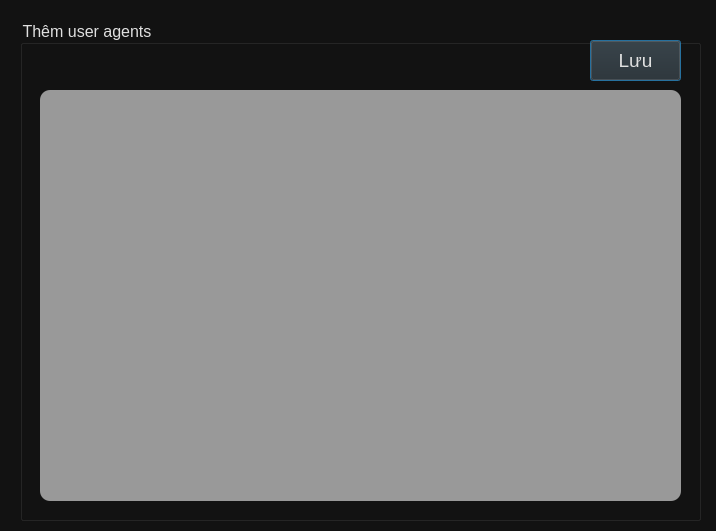
<?xml version="1.0" encoding="UTF-8"?>
<ui version="4.0">
 <class>Dialog</class>
 <widget class="QDialog" name="Dialog">
  <property name="geometry">
   <rect>
    <x>0</x>
    <y>0</y>
    <width>716</width>
    <height>531</height>
   </rect>
  </property>
  <property name="windowTitle">
   <string>Dialog</string>
  </property>
  <property name="styleSheet">
   <string notr="true">background-color: #121212	</string>
  </property>
  <widget class="QGroupBox" name="addUserAgentGroupBox">
   <property name="geometry">
    <rect>
     <x>20</x>
     <y>20</y>
     <width>681</width>
     <height>501</height>
    </rect>
   </property>
   <property name="font">
    <font>
     <pointsize>12</pointsize>
    </font>
   </property>
   <property name="styleSheet">
    <string notr="true">color:#E0E0E0</string>
   </property>
   <property name="title">
    <string>Thêm user agents</string>
   </property>
   <widget class="QPushButton" name="saveUABtn">
    <property name="geometry">
     <rect>
      <x>570</x>
      <y>20</y>
      <width>91</width>
      <height>41</height>
     </rect>
    </property>
    <property name="font">
     <font>
      <pointsize>14</pointsize>
     </font>
    </property>
    <property name="styleSheet">
     <string notr="true">background-color: #272727;color:#E0E0E0</string>
    </property>
    <property name="text">
     <string>Lưu</string>
    </property>
   </widget>
   <widget class="QTextEdit" name="inputUA">
    <property name="geometry">
     <rect>
      <x>20</x>
      <y>70</y>
      <width>641</width>
      <height>411</height>
     </rect>
    </property>
    <property name="styleSheet">
     <string notr="true">background-color:#999999;border-radius:10px;color:#E0E0E0</string>
    </property>
   </widget>
  </widget>
 </widget>
 <resources/>
 <connections/>
</ui>
